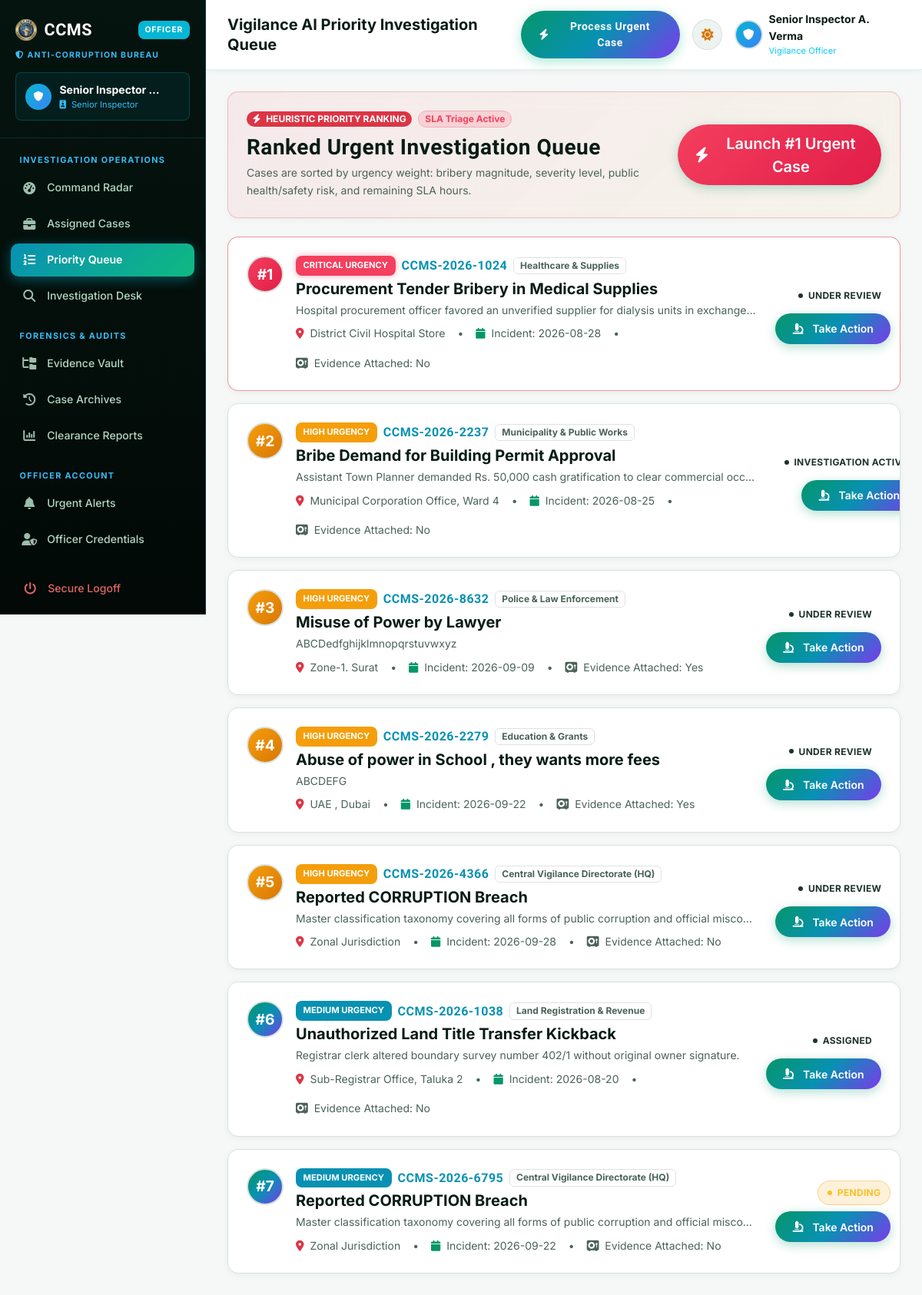
Page /officer/priority-queue (signed in) on the committed database.
### tables this page shows
CREATE TABLE complaints (
            complaint_id TEXT PRIMARY KEY,
            user_id INTEGER NOT NULL,
            complaint_title TEXT NOT NULL,
            misconduct_category TEXT NOT NULL,
            sector TEXT NOT NULL,
            incident_date TEXT NOT NULL,
            incident_time TEXT,
            location TEXT NOT NULL,
            description TEXT NOT NULL,
            anonymous_mode INTEGER DEFAULT 0,
            severity TEXT DEFAULT 'Medium',
            evidence_file TEXT,
            complaint_status TEXT DEFAULT 'Pending',
            assigned_officer TEXT,
            assigned_officer_id TEXT,
            investigation_notes TEXT,
            rating INTEGER,
            feedback TEXT,
            created_at DATETIME DEFAULT CURRENT_TIMESTAMP,
            updated_at DATETIME DEFAULT CURRENT_TIMESTAMP
        );

### app.py (the view)
@app.route("/officer/priority-queue")
@role_required("officer")
def officer_priority_queue():
    cases = db.query_db("SELECT * FROM complaints WHERE complaint_status NOT IN ('Resolved', 'Closed') ORDER BY CASE severity WHEN 'Critical' THEN 1 WHEN 'High' THEN 2 WHEN 'Medium' THEN 3 ELSE 4 END, created_at ASC")
    return render_template("officer/priority_queue.html", prioritized_cases=cases)

### app.py (called while the page is built, shortened)
def role_required(required_role):
    def decorator(f):
        @wraps(f)
        def decorated_function(*args, **kwargs):
            user_role = session.get("role", "citizen")
            if user_role != required_role and user_role != "admin":
                flash("You do not have authorization to view this command console.", "danger")
                return redirect(url_for("home"))
            return f(*args, **kwargs)
        return decorated_function
    return decorator

### db.py (called while the page is built)
def dict_factory(cursor, row):
    d = {}
    for idx, col in enumerate(cursor.description):
        d[col[0]] = row[idx]
    return d

def get_db_connection():
    conn = sqlite3.connect(DB_PATH, timeout=20.0, check_same_thread=False)
    conn.row_factory = dict_factory
    conn.execute("PRAGMA journal_mode=WAL;")
    return conn

def _normalize_query(query, args):
    if "ON DUPLICATE KEY UPDATE" in query.upper() and "system_settings" in query.lower():
        query = "INSERT OR REPLACE INTO system_settings (setting_key, setting_value) VALUES (?, ?)"
        if len(args) == 3:
            args = (args[0], args[1])
        return query, args
    normalized_query = query.replace("%s", "?")
    return normalized_query, args

def query_db(query, args=(), one=False):
    normalized_query, normalized_args = _normalize_query(query, args)
    conn = get_db_connection()
    try:
        cursor = conn.cursor()
        cursor.execute(normalized_query, normalized_args)
        result = cursor.fetchall()
        return (result[0] if result else None) if one else result
    finally:
        conn.close()

### templates/officer/priority_queue.html (shortened to what this page needs)
{% extends 'officer/base.html' %}
{% set active_page = 'priority_queue' %}
{% block page_heading %}Vigilance AI Priority Investigation Queue{% endblock %}
{% block content %}
<div class="ccms-card p-4 mb-4 glass-panel border-danger border-opacity-25"
  style="background: linear-gradient(135deg, rgba(244,63,94,0.08) 0%, rgba(245,158,11,0.05) 100%);">
  <div class="row align-items-center g-3">
    <div class="col-md-8">
      <div class="d-flex align-items-center gap-2 mb-2">
        <span class="badge bg-danger text-white fw-bold px-2.5 py-1 rounded-pill small">
          <i class="fas fa-bolt me-1"></i> HEURISTIC PRIORITY RANKING
        </span>
        <span
          class="badge bg-danger-subtle text-danger border border-danger-subtle px-2.5 py-1 rounded-pill small fw-bold">
          SLA Triage Active
        </span>
      </div>
      <h3 class="fw-bold text-heading brand-font mb-1">Ranked Urgent Investigation Queue</h3>
      <p class="text-muted small mb-0">
        Cases are sorted by urgency weight: bribery magnitude, severity level, public health/safety risk, and remaining
        SLA hours.
      </p>
    </div>
    <div class="col-md-4 text-md-end">
      {% if prioritized_cases %}
      <a href="{{ url_for('officer_investigation', case_id=prioritized_cases[0].complaint_id) }}"
        class="btn btn-brand btn-lg" style="background: var(--gradient-danger);">
        <i class="fas fa-bolt me-1"></i> Launch #1 Urgent Case
      </a>
      {% endif %}
    </div>
  </div>
</div>
<div class="row g-3">
  {% for c in prioritized_cases %}
  <div class="col-12">
    <div
      class="ccms-card p-4 d-flex flex-column flex-md-row align-items-md-center justify-content-between gap-4 {% if loop.first %}border-danger border-opacity-50 shadow-md{% endif %}">
      <div class="d-flex align-items-start gap-3">
        <div class="user-avatar-circle flex-shrink-0"
          style="background: {% if c.severity == 'Critical' %}var(--gradient-danger){% elif c.severity == 'High' %}var(--gradient-gold){% else %}var(--gradient-cyber){% endif %}; width:48px; height:48px; font-size:1.2rem;">
          #{{ loop.index }}
        </div>
        <div>
          <div class="d-flex align-items-center gap-2 mb-1">
            <span class="badge-priority {{ c.severity }}">{{ c.severity }} Urgency</span>
            <span class="fw-bold text-cyan brand-font">{{ c.complaint_id }}</span>
            <span class="badge bg-subtle text-muted border">{{ c.sector }}</span>
          </div>
          <h5 class="fw-bold text-heading mb-1">{{ c.complaint_title }}</h5>
          <p class="text-muted small mb-2 text-truncate" style="max-width: 600px;">{{ c.description }}</p>
          <div class="d-flex flex-wrap align-items-center gap-3 text-muted small">
            <span><i class="fas fa-location-dot text-danger me-1"></i> {{ c.location }}</span> &bull;
            <span><i class="fas fa-calendar text-primary me-1"></i> Incident: {{ c.incident_date }}</span> &bull;
            <span><i class="fas fa-vault text-violet me-1"></i> Evidence Attached: {{ 'Yes' if c.evidence_file else 'No'
              }}</span>
          </div>
        </div>
      </div>
      <div class="d-flex flex-md-column align-items-end justify-content-between gap-2 flex-shrink-0">
        <span class="badge-status {{ c.complaint_status }}">{{ c.complaint_status }}</span>
        <a href="{{ url_for('officer_investigation', case_id=c.complaint_id) }}" class="btn btn-sm btn-brand"
          style="background:var(--gradient-cyber);">
          <i class="fas fa-microscope me-1"></i> Take Action
        </a>
      </div>
    </div>
  </div>
  {% endfor %}
</div>
{% endblock %}

### templates/officer/base.html (shortened to what this page needs)
<!doctype html>
<html lang="en" data-theme="light">
<head>
  <link rel="stylesheet" href="https://cdn.jsdelivr.net/npm/bootstrap@5.3.3/dist/css/bootstrap.min.css">
  <link rel="stylesheet" href="https://cdnjs.cloudflare.com/ajax/libs/font-awesome/6.5.1/css/all.min.css">
  <link rel="stylesheet" href="{{ url_for('static', filename='css/theme.css') }}">
</head>
<body>
  <div class="app-wrapper">
    <aside class="app-sidebar" id="officerSidebar">
      <div class="app-sidebar-header">
        <div class="d-flex align-items-center justify-content-between">
          <a href="{{ url_for('officer_dashboard') }}" class="app-logo">
            <img src="{{ url_for('static', filename='logo.png') }}" alt="CCMS" height="28" class="rounded">
            <span>CCMS</span>
          </a>
          <span class="app-logo-badge" style="background:#06b6d4;">OFFICER</span>
        </div>
        <div class="small mt-2 d-flex align-items-center gap-1"
          style="font-size:0.65rem; font-weight:700; letter-spacing:1.2px; text-transform:uppercase; color:#38bdf8;">
          <i class="fas fa-shield-halved"></i> ANTI-CORRUPTION BUREAU
        </div>
        <div class="sidebar-user-card" style="background: rgba(6,182,212,0.08); border-color: rgba(6,182,212,0.25);">
          <div class="user-avatar-circle"
            style="background: linear-gradient(135deg, #06b6d4, #3b82f6); width:34px; height:34px; font-size:0.8rem; border-color: rgba(6,182,212,0.4);">
            <i class="fas fa-shield"></i>
          </div>
          <div class="overflow-hidden">
            <div class="fw-bold text-white small text-truncate" style="max-width: 140px;">
              {{ session.get('full_name', 'Inspector A. Verma') }}
            </div>
            <div class="small" style="font-size:0.7rem; color:#38bdf8;">
              <i class="fas fa-id-badge me-1"></i> {{ session.get('rank', 'Vigilance Officer') }}
            </div>
          </div>
        </div>
      </div>
      <div class="app-sidebar-nav">
        <div class="nav-section-title">INVESTIGATION OPERATIONS</div>
        <a href="{{ url_for('officer_dashboard') }}"
          class="sidebar-link {% if active_page == 'dashboard' %}active{% endif %}">
          <i class="fas fa-gauge-high"></i> <span>Command Radar</span>
        </a>
        <a href="{{ url_for('officer_assigned_cases') }}"
          class="sidebar-link {% if active_page == 'assigned_cases' %}active{% endif %}">
          <i class="fas fa-briefcase"></i> <span>Assigned Cases</span>
        </a>
        <a href="{{ url_for('officer_priority_queue') }}"
          class="sidebar-link {% if active_page == 'priority_queue' %}active{% endif %}">
          <i class="fas fa-list-ol"></i> <span>Priority Queue</span>
        </a>
        <a href="{{ url_for('officer_investigation') }}"
          class="sidebar-link {% if active_page == 'investigation' %}active{% endif %}">
          <i class="fas fa-magnifying-glass"></i> <span>Investigation Desk</span>
        </a>
        <div class="nav-section-title">FORENSICS &amp; AUDITS</div>
        <a href="{{ url_for('officer_evidence') }}"
          class="sidebar-link {% if active_page == 'evidence' %}active{% endif %}">
          <i class="fas fa-folder-tree"></i> <span>Evidence Vault</span>
        </a>
        <a href="{{ url_for('officer_history') }}"
          class="sidebar-link {% if active_page == 'history' %}active{% endif %}">
          <i class="fas fa-clock-rotate-left"></i> <span>Case Archives</span>
        </a>
        <a href="{{ url_for('officer_reports') }}"
          class="sidebar-link {% if active_page == 'reports' %}active{% endif %}">
          <i class="fas fa-chart-column"></i> <span>Clearance Reports</span>
        </a>
        <div class="nav-section-title">OFFICER ACCOUNT</div>
        <a href="{{ url_for('officer_notifications') }}"
          class="sidebar-link {% if active_page == 'notifications' %}active{% endif %}">
          <i class="fas fa-bell"></i> <span>Urgent Alerts</span>
        </a>
        <a href="{{ url_for('officer_profile') }}"
          class="sidebar-link {% if active_page == 'profile' %}active{% endif %}">
          <i class="fas fa-user-shield"></i> <span>Officer Credentials</span>
        </a>
        <a href="{{ url_for('logout') }}" class="sidebar-link logout-link text-danger mt-3">
          <i class="fas fa-power-off"></i> <span>Secure Logoff</span>
        </a>
      </div>
    </aside>
    <main class="app-main">
      <header class="app-topbar" style="border-bottom: 1px solid rgba(6,182,212,0.15);">
        <div class="d-flex align-items-center gap-3">
          <h5 class="fw-bold mb-0 text-heading">{% block page_heading %}Officer Investigation Command{% endblock %}</h5>
        </div>
        <div class="d-flex align-items-center gap-3">
          <a href="{{ url_for('officer_priority_queue') }}" class="btn btn-sm btn-cyber d-none d-md-inline-flex">
            <i class="fas fa-bolt me-1"></i> Process Urgent Case
          </a>
          <button class="theme-toggle-btn" title="Toggle Dark/Light Mode">
            <i class="fas fa-moon"></i>
          </button>
          <div class="d-flex align-items-center gap-2">
            <div class="user-avatar-circle" style="background: linear-gradient(135deg, #06b6d4, #3b82f6);">
              <i class="fas fa-shield"></i>
            </div>
            <div class="d-none d-md-block text-start">
              <div class="fw-bold small text-heading">{{ session.get('full_name', 'Officer') }}</div>
              <div class="text-info" style="font-size:0.7rem;">Vigilance Officer</div>
            </div>
          </div>
        </div>
      </header>
      <div class="app-content">
        {% block content %}{% endblock %}
      </div>
    </main>
  </div>
</body>
</html>

### rows in the picture
complaints: get "Senior Inspector A. Verma", severity "MEDIUM", complaint_id "CCMS-2026-1038", sector "Land Registration & Revenue", complaint_title "Unauthorized Land Title Transfer Kickback", description "Registrar clerk altered boundary survey number 402/1 without original owner signature.", location "Sub-Registrar Office, Taluka 2", incident_date "2026-08-20", evidence_file "No", complaint_status "ASSIGNED"
complaints: severity "CRITICAL", complaint_id "CCMS-2026-1024", sector "Healthcare & Supplies", complaint_title "Procurement Tender Bribery in Medical Supplies", description "Hospital procurement officer favored an unverified supplier for dialysis units in exchange…", location "District Civil Hospital Store", incident_date "2026-08-28", evidence_file "No", complaint_status "UNDER REVIEW"
complaints: severity "HIGH", complaint_id "CCMS-2026-2237", sector "Municipality & Public Works", complaint_title "Bribe Demand for Building Permit Approval", description "Assistant Town Planner demanded Rs. 50,000 cash gratification to clear commercial occ…", location "Municipal Corporation Office, Ward 4", incident_date "2026-08-25", evidence_file "No", complaint_status "INVESTIGATION…"
complaints: severity "HIGH", complaint_id "CCMS-2026-8632", sector "Police & Law Enforcement", complaint_title "Misuse of Power by Lawyer", description "ABCDedfghijklmnopqrstuvwxyz", location "Zone-1. Surat", incident_date "2026-09-09", evidence_file "Yes", complaint_status "UNDER REVIEW"
complaints: severity "HIGH", complaint_id "CCMS-2026-2279", sector "Education & Grants", complaint_title "Abuse of power in School , they wants more fees", description "ABCDEFG", location "UAE , Dubai", incident_date "2026-09-22", evidence_file "Yes", complaint_status "UNDER REVIEW"
complaints: severity "HIGH", complaint_id "CCMS-2026-4366", sector "Central Vigilance Directorate (HQ)", complaint_title "Reported CORRUPTION Breach", description "Master classification taxonomy covering all forms of public corruption and official misco…", location "Zonal Jurisdiction", incident_date "2026-09-28", evidence_file "No", complaint_status "UNDER REVIEW"
complaints: severity "MEDIUM", complaint_id "CCMS-2026-6795", sector "Central Vigilance Directorate (HQ)", complaint_title "Reported CORRUPTION Breach", description "Master classification taxonomy covering all forms of public corruption and official misco…", location "Zonal Jurisdiction", incident_date "2026-09-22", evidence_file "No", complaint_status "PENDING"

### other values in the picture
{{ session.get('full_name', 'Inspector A. Verma') }} "Senior Inspector…"
{{ session.get('rank', 'Vigilance Officer') }} "Senior Inspector"
